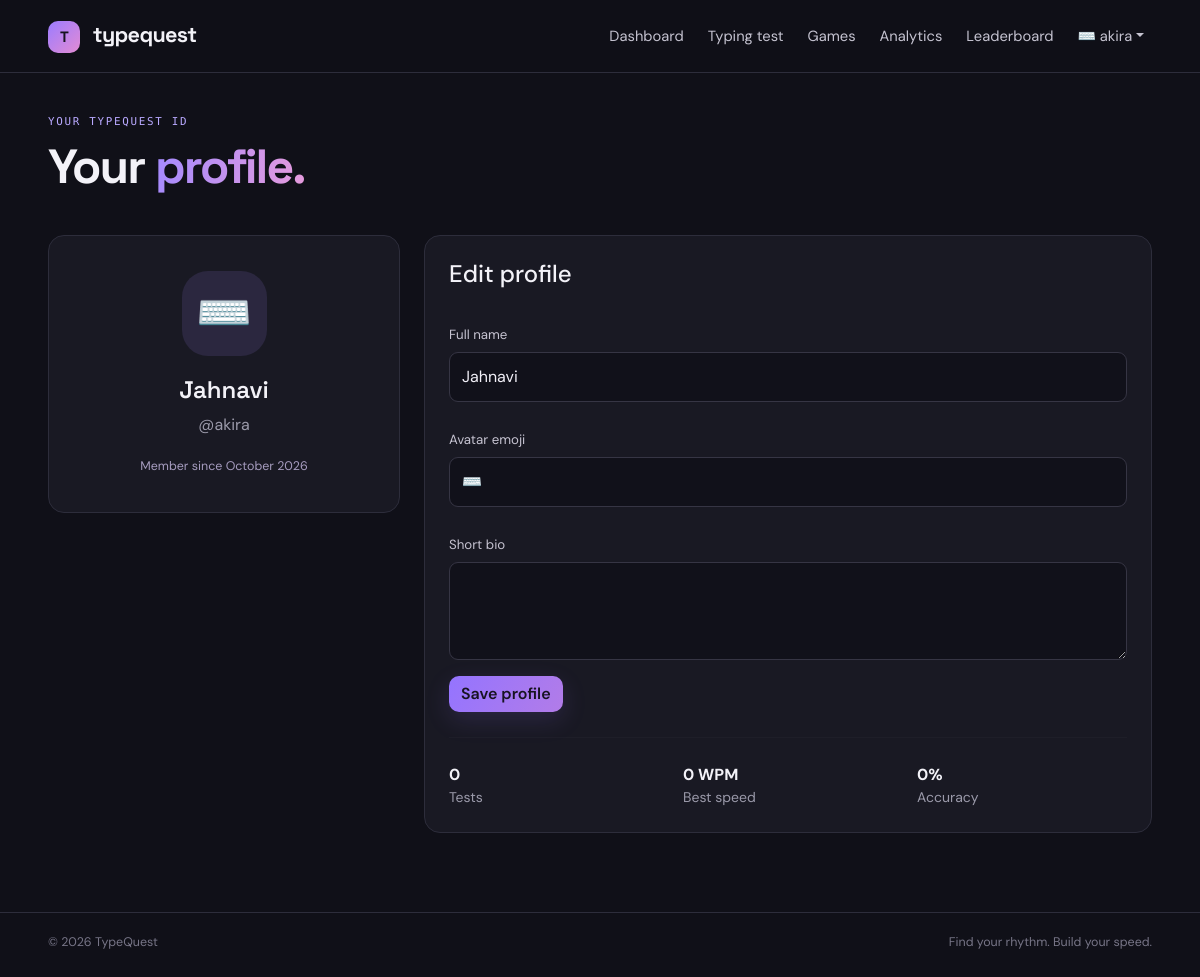
Screenshot of /profile (signed in) with the database file from the repository.
### TypeQuest/models.py (models this page shows, shortened)
class User(UserMixin, db.Model):
    __tablename__ = "users"
    id = db.Column(db.Integer, primary_key=True)
    full_name = db.Column(db.String(100), nullable=False)
    username = db.Column(db.String(30), unique=True, nullable=False, index=True)
    email = db.Column(db.String(120), unique=True, nullable=False, index=True)
    password_hash = db.Column(db.String(255), nullable=False)
    avatar = db.Column(db.String(20), default="⌨️")
    created_at = db.Column(db.DateTime, default=datetime.utcnow)
    profile = db.relationship("UserProfile", backref="user", uselist=False, cascade="all, delete-orphan")
    results = db.relationship("TestResult", backref="user", lazy=True, cascade="all, delete-orphan")
    settings = db.relationship("UserSetting", backref="user", uselist=False, cascade="all, delete-orphan")

### TypeQuest/app.py (the view, shortened to what this page needs)
@app.route("/profile", methods=["GET", "POST"])
@login_required
def profile():
    results, count, avg, acc, best = user_stats(current_user)
    return render_template(
        "profile.html",
        count=count,
        avg=avg,
        acc=acc,
        best=best
    )

### TypeQuest/app.py (called while the page is built)
@login_manager.user_loader
def load_user(user_id):
    return db.session.get(User, int(user_id))

def user_stats(user):
    results = (
        TestResult.query
        .filter_by(user_id=user.id)
        .order_by(TestResult.created_at.desc())
        .all()
    )
    count = len(results)
    avg_wpm = (
        round(sum(x.wpm for x in results) / count, 1)
        if count else 0
    )
    avg_acc = (
        round(sum(x.accuracy for x in results) / count, 1)
        if count else 0
    )
    best = max(
        (x.wpm for x in results),
        default=0
    )
    return results, count, avg_wpm, avg_acc, round(best, 1)

@app.context_processor
def inject_globals():
    return {
        "today_year": date.today().year
    }

### TypeQuest/templates/profile.html
{% extends 'base.html' %}{% block title %}Profile{% endblock %}{% block content %}<div class="page-heading"><div><div class="eyebrow">YOUR TYPEQUEST ID</div><h1>Your <span class="gradient-text">profile.</span></h1></div></div><div class="row g-4"><div class="col-lg-4"><div class="panel profile-card"><div class="profile-avatar">{{ current_user.avatar }}</div><h3>{{ current_user.full_name }}</h3><p class="muted">@{{ current_user.username }}</p><span class="joined">Member since {{ current_user.created_at.strftime('%B %Y') }}</span></div></div><div class="col-lg-8"><div class="panel"><h4 class="mb-4">Edit profile</h4><form method="post"><input type="hidden" name="csrf_token" value="{{ csrf_token() }}"><label>Full name</label><input class="form-control tq-input mb-3" name="full_name" value="{{ current_user.full_name }}" required><label>Avatar emoji</label><input class="form-control tq-input mb-3" name="avatar" value="{{ current_user.avatar }}" maxlength="8"><label>Short bio</label><textarea class="form-control tq-input mb-3" name="bio" rows="3">{{ current_user.profile.bio }}</textarea><button class="btn btn-primary">Save profile</button></form><hr class="divider"><div class="row"><div class="col-4"><b>{{ count }}</b><small class="d-block muted">Tests</small></div><div class="col-4"><b>{{ best }} WPM</b><small class="d-block muted">Best speed</small></div><div class="col-4"><b>{{ acc }}%</b><small class="d-block muted">Accuracy</small></div></div></div></div></div>{% endblock %}

### TypeQuest/templates/base.html (shortened to what this page needs)
<!doctype html>
<html lang="en" data-theme="{{ current_user.settings.theme if current_user.is_authenticated and current_user.settings else 'dark' }}">
<head>
  <link href="https://cdn.jsdelivr.net/npm/bootstrap@5.3.3/dist/css/bootstrap.min.css" rel="stylesheet">
  <link href="https://cdnjs.cloudflare.com/ajax/libs/font-awesome/6.5.2/css/all.min.css" rel="stylesheet">
  <link href="{{ url_for('static',filename='css/style.css') }}" rel="stylesheet">
</head>
<body>
<nav class="navbar navbar-expand-lg tq-nav">
 <div class="container-fluid px-lg-5">
  <a class="navbar-brand brand" href="{{ url_for('index') }}"><span class="brand-mark">T<span>Q</span></span> typequest</a>
  <div class="collapse navbar-collapse" id="nav">
   <ul class="navbar-nav ms-auto align-items-lg-center gap-lg-2">
    {% if current_user.is_authenticated %}
    <li><a class="nav-link" href="{{ url_for('dashboard') }}">Dashboard</a></li>
    <li><a class="nav-link" href="{{ url_for('typing_test') }}">Typing test</a></li>
    <li><a class="nav-link" href="{{ url_for('games') }}">Games</a></li>
    <li><a class="nav-link" href="{{ url_for('analytics') }}">Analytics</a></li>
    <li><a class="nav-link" href="{{ url_for('leaderboard') }}">Leaderboard</a></li>
    <li class="nav-item dropdown"><a class="nav-link dropdown-toggle" data-bs-toggle="dropdown" href="#">{{ current_user.avatar }} {{ current_user.username }}</a>
    </li>
    {% endif %}
   </ul>
  </div>
 </div>
</nav>
<main class="container-fluid px-3 px-lg-5 py-4">
 {% block content %}{% endblock %}
</main>
<footer class="footer container-fluid px-lg-5"><span>© {{ today_year }} TypeQuest</span><span>Find your rhythm. Build your speed.</span></footer>
</body></html>

### TypeQuest/static/css/style.css (style rules this page uses)
:root { --bg:#101018;--surface:#191923;--surface2:#20202c;--line:#2d2d3b;--text:#f3f2f8;--muted:#9b9aaa;--purple:#9b7cff;--pink:#e38bd4;--green:#75d6b0 }
* { box-sizing:border-box }
body { background:var(--bg);color:var(--text);font-family:'DM Sans',sans-serif;min-height:100vh }
a { color:var(--purple);text-decoration:none }
.tq-nav { background:rgba(16,16,24,.92);border-bottom:1px solid var(--line);backdrop-filter:blur(16px);padding:14px 0 }
.brand { font-family:'Space Grotesk';font-weight:700;color:var(--text)!important;font-size:1.35rem;letter-spacing:-.7px }
.brand-mark { display:inline-grid;place-items:center;width:32px;height:32px;background:linear-gradient(135deg,#9b7cff,#e38bd4);border-radius:10px;color:#17131f;margin-right:8px;font-size:15px }
.nav-link { color:#c5c3d0!important;font-size:.92rem }
.btn { border-radius:10px;font-weight:600 }
.btn-primary { background:linear-gradient(120deg,#9474ff,#b27ce8);border:0;color:#171321;box-shadow:0 8px 24px #9576ff25 }
.gradient-text { background:linear-gradient(100deg,#a38aff,#e69bdc);-webkit-background-clip:text;background-clip:text;color:transparent }
.eyebrow { font:500 .68rem 'DM Mono';letter-spacing:1.7px;color:#b9a9ff;display:flex;align-items:center;gap:9px }
.feature-card,.panel,.stat-card,.game-card,.practice-card,.achievement-card { background:var(--surface);border:1px solid var(--line);border-radius:16px }
.feature-card p,.muted { color:var(--muted) }
.footer { display:flex;justify-content:space-between;color:#777587;border-top:1px solid var(--line);padding-top:20px;padding-bottom:25px;font-size:.78rem;margin-top:55px }
.page-heading { display:flex;justify-content:space-between;align-items:center;gap:20px;margin:18px 0 30px }
.page-heading h1 { font:700 clamp(2rem,4vw,3.2rem) 'Space Grotesk';letter-spacing:-1.8px;margin:8px 0 }
.panel { padding:24px }
.auth-card label,.panel label { font-size:.83rem;color:#c6c3d1;margin:12px 0 7px }
.tq-input { background:#11111a;border:1px solid #363544;color:#f2f0f8;border-radius:9px;padding:12px }
.profile-card { text-align:center;padding:35px }
.profile-avatar { width:85px;height:85px;border-radius:26px;background:#a78bfa20;display:grid;place-items:center;font-size:2.8rem;margin:0 auto 18px }
.profile-card h3 { font:600 1.5rem 'Space Grotesk' }
.joined { font-size:.78rem;color:#a69cbf }
.divider { border-color:var(--line);margin:25px 0 }

### rows the page displays
User: avatar "⌨️", username "akira", full_name "Jahnavi", created_at "October 2026"

### other values shown
{{ count }} "0"
{{ best }} "0"
{{ acc }} "0"
